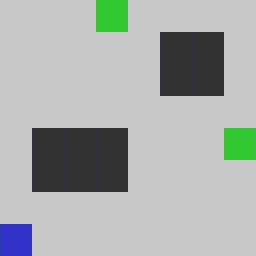

The image is a tile-based game level rendered from a .tmx file. Its description and complete source (layers, tilesets, objects, tile grids) follow:
An orthogonal 8x8 tile map with 32x32 px tiles, 1 tile layer (Tile Layer 1).

<map version="1.10" tiledversion="1.10.1" orientation="orthogonal" renderorder="right-down" width="8" height="8" tilewidth="32" tileheight="32" infinite="0" nextlayerid="2" nextobjectid="1">
 <tileset firstgid="1" source="BaseTileset.tsx" />
 <layer id="1" name="Tile Layer 1" width="8" height="8">
  <data encoding="csv">
5,5,5,2,5,5,5,5,
5,5,5,5,5,4,4,5,
5,5,5,5,5,4,4,5,
5,5,5,5,5,5,5,5,
5,4,4,4,5,5,5,2,
5,4,4,4,5,5,5,5,
5,5,5,5,5,5,5,5,
3,5,5,5,5,5,5,5
</data>
 </layer>
</map>
